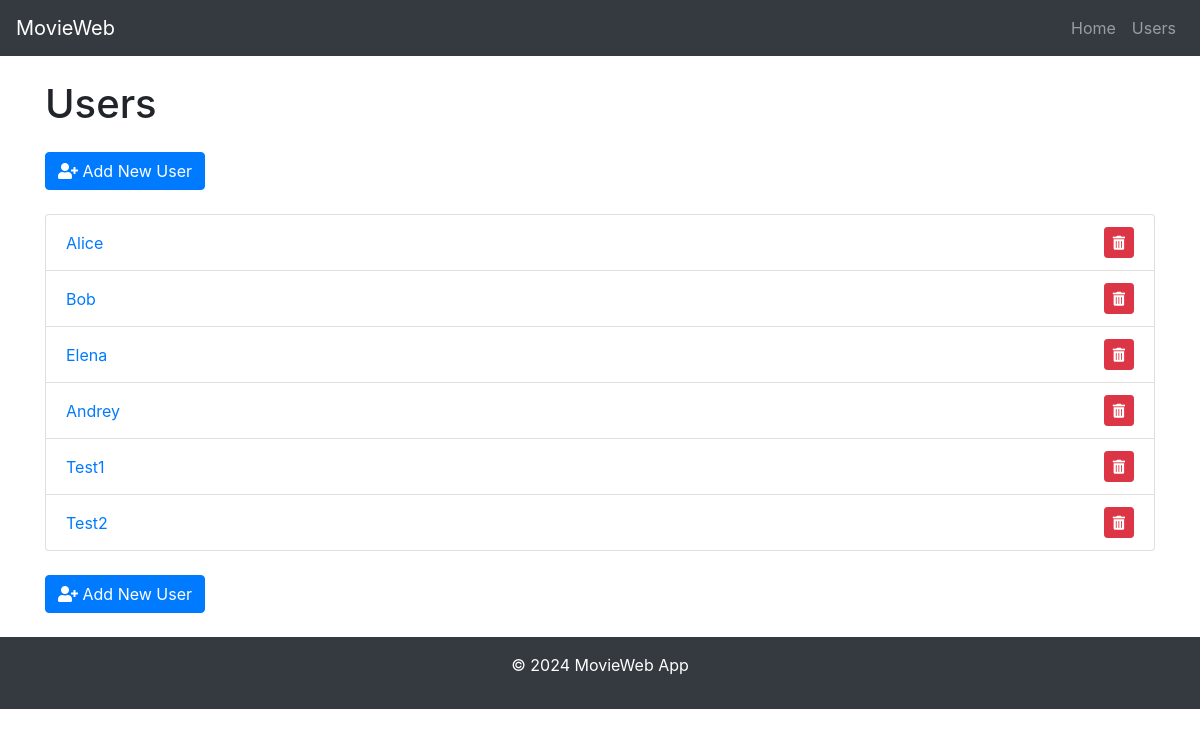
Screenshot of /users with the database file from the repository.
### datamanager/models.py (models this page shows, shortened)
class BaseModel(db.Model):
    __abstract__ = True  # Mark this class as abstract; it won't be created as a table.

class User(BaseModel):
    __tablename__ = 'users'
    id = db.Column(db.Integer, primary_key=True, autoincrement=True)
    name = db.Column(db.String(100), nullable=False, unique=True)
    user_movies = db.relationship(
        'UserMovies',
        back_populates='user',
        cascade="all, delete-orphan"
    )

### routes/html_routes.py (the view)
    @html_routes.route('/users')
    @handle_errors()
    def list_users():
        users = data_manager.get_all_users()
        return render_template('users.html', users=users)

### datamanager/sqlite_data_manager.py (called while the page is built)
    def get_all_users(self):
        return User.query.all()

### templates/users.html (shortened to what this page needs)
{% extends "base.html" %}
{% block content %}
<div class="mt-4">
    <h1 class="mb-4">Users</h1>
    <div class="mt-4">
        <a href="{{ url_for('html_routes.add_user') }}" class="btn btn-primary">
            <i class="fas fa-user-plus"></i> Add New User
        </a>
    </div>
    <br>
    <ul class="list-group">
        {% for user in users %}
            <li class="list-group-item d-flex justify-content-between align-items-center">
                <a href="{{ url_for('html_routes.user_movies', user_id=user.id) }}" class="text-primary">
                    {{ user.name }}
                </a>
                <div>
                    <form action="{{ url_for('html_routes.delete_user', user_id=user.id) }}" method="POST" style="display:inline;">
                        <button type="submit" class="btn btn-danger btn-sm" onclick="return confirm('Are you sure you want to delete this user?')">
                            <i class="fas fa-trash-alt"></i>
                        </button>
                    </form>
                </div>
            </li>
        {% endfor %}
    </ul>
    <div class="mt-4">
        <a href="{{ url_for('html_routes.add_user') }}" class="btn btn-primary">
            <i class="fas fa-user-plus"></i> Add New User
        </a>
    </div>
    <br>
</div>
{% endblock %}

### rows the page displays
User: name "Alice"
User: name "Bob"
User: name "Elena"
User: name "Andrey"
User: name "Test1"
User: name "Test2"
